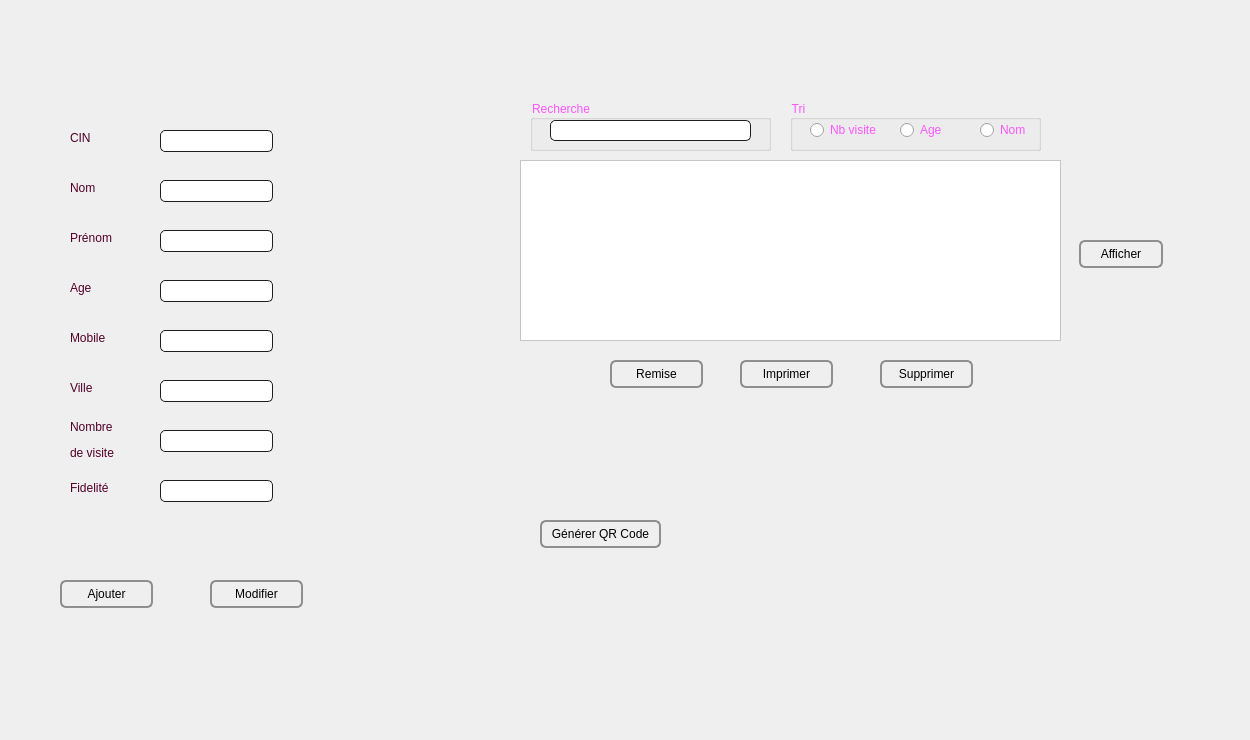
      <widget class="QWidget" name="tab">
       <attribute name="title">
        <string>Gérer un Client</string>
       </attribute>
       <widget class="QLabel" name="_CIN">
        <property name="geometry">
         <rect>
          <x>70</x>
          <y>130</y>
          <width>56</width>
          <height>16</height>
         </rect>
        </property>
        <property name="styleSheet">
         <string notr="true">color: rgb(255, 255, 255);</string>
        </property>
        <property name="text">
         <string>&lt;html&gt;&lt;head/&gt;&lt;body&gt;&lt;p&gt;&lt;span style=&quot; color:#510028;&quot;&gt;CIN&lt;/span&gt;&lt;/p&gt;&lt;/body&gt;&lt;/html&gt;</string>
        </property>
       </widget>
       <widget class="QLabel" name="_nom">
        <property name="geometry">
         <rect>
          <x>70</x>
          <y>180</y>
          <width>56</width>
          <height>16</height>
         </rect>
        </property>
        <property name="styleSheet">
         <string notr="true">color: rgb(255, 255, 255);</string>
        </property>
        <property name="text">
         <string>&lt;html&gt;&lt;head/&gt;&lt;body&gt;&lt;p&gt;&lt;span style=&quot; color:#510028;&quot;&gt;Nom&lt;/span&gt;&lt;/p&gt;&lt;/body&gt;&lt;/html&gt;</string>
        </property>
       </widget>
       <widget class="QLabel" name="_prenom">
        <property name="geometry">
         <rect>
          <x>70</x>
          <y>230</y>
          <width>56</width>
          <height>16</height>
         </rect>
        </property>
        <property name="styleSheet">
         <string notr="true">color: rgb(255, 255, 255);</string>
        </property>
        <property name="text">
         <string>&lt;html&gt;&lt;head/&gt;&lt;body&gt;&lt;p&gt;&lt;span style=&quot; color:#510028;&quot;&gt;Prénom&lt;/span&gt;&lt;/p&gt;&lt;/body&gt;&lt;/html&gt;</string>
        </property>
       </widget>
       <widget class="QLineEdit" name="le_CIN">
        <property name="geometry">
         <rect>
          <x>160</x>
          <y>130</y>
          <width>113</width>
          <height>22</height>
         </rect>
        </property>
        <property name="styleSheet">
         <string notr="true"> background-color: QLinearGradient( x1: 0, y1: 0, x2: 0, y2: 1, stop: 0 #4d4d4d, stop: 0 #646464, stop: 1 #5d5d5d);
color: rgb(0, 0, 0);
background-color: rgb(240, 255, 138);
background-color: rgb(255, 255, 255);
    padding: 1px;
    border-style: solid;
    border: 1px solid #1e1e1e;
    border-radius: 5;</string>
        </property>
        <property name="text">
         <string/>
        </property>
        <property name="maxLength">
         <number>7</number>
        </property>
       </widget>
       <widget class="QLineEdit" name="le_nom">
        <property name="geometry">
         <rect>
          <x>160</x>
          <y>180</y>
          <width>113</width>
          <height>22</height>
         </rect>
        </property>
        <property name="styleSheet">
         <string notr="true"> background-color: QLinearGradient( x1: 0, y1: 0, x2: 0, y2: 1, stop: 0 #4d4d4d, stop: 0 #646464, stop: 1 #5d5d5d);
color: rgb(0, 0, 0);
background-color: rgb(255, 255, 255);
    padding: 1px;
    border-style: solid;
    border: 1px solid #1e1e1e;
    border-radius: 5;</string>
        </property>
       </widget>
       <widget class="QLineEdit" name="le_prenom">
        <property name="geometry">
         <rect>
          <x>160</x>
          <y>230</y>
          <width>113</width>
          <height>22</height>
         </rect>
        </property>
        <property name="styleSheet">
         <string notr="true"> background-color: QLinearGradient( x1: 0, y1: 0, x2: 0, y2: 1, stop: 0 #4d4d4d, stop: 0 #646464, stop: 1 #5d5d5d);
color: rgb(0, 0, 0);
background-color: rgb(255, 255, 255);
    padding: 1px;
    border-style: solid;
    border: 1px solid #1e1e1e;
    border-radius: 5;</string>
        </property>
       </widget>
       <widget class="QLabel" name="_age">
        <property name="geometry">
         <rect>
          <x>70</x>
          <y>280</y>
          <width>56</width>
          <height>16</height>
         </rect>
        </property>
        <property name="styleSheet">
         <string notr="true">color: rgb(255, 255, 255);</string>
        </property>
        <property name="text">
         <string>&lt;html&gt;&lt;head/&gt;&lt;body&gt;&lt;p&gt;&lt;span style=&quot; color:#510028;&quot;&gt;Age&lt;/span&gt;&lt;/p&gt;&lt;/body&gt;&lt;/html&gt;</string>
        </property>
       </widget>
       <widget class="QLineEdit" name="le_age">
        <property name="geometry">
         <rect>
          <x>160</x>
          <y>280</y>
          <width>113</width>
          <height>22</height>
         </rect>
        </property>
        <property name="styleSheet">
         <string notr="true"> background-color: QLinearGradient( x1: 0, y1: 0, x2: 0, y2: 1, stop: 0 #4d4d4d, stop: 0 #646464, stop: 1 #5d5d5d);
color: rgb(0, 0, 0);
background-color: rgb(255, 255, 255);
    padding: 1px;
    border-style: solid;
    border: 1px solid #1e1e1e;
    border-radius: 5;</string>
        </property>
        <property name="maxLength">
         <number>3</number>
        </property>
       </widget>
       <widget class="QLabel" name="_mobile">
        <property name="geometry">
         <rect>
          <x>70</x>
          <y>330</y>
          <width>56</width>
          <height>16</height>
         </rect>
        </property>
        <property name="styleSheet">
         <string notr="true">color: rgb(255, 255, 255);</string>
        </property>
        <property name="text">
         <string>&lt;html&gt;&lt;head/&gt;&lt;body&gt;&lt;p&gt;&lt;span style=&quot; color:#510028;&quot;&gt;Mobile&lt;/span&gt;&lt;/p&gt;&lt;/body&gt;&lt;/html&gt;</string>
        </property>
       </widget>
       <widget class="QLineEdit" name="le_mobile">
        <property name="geometry">
         <rect>
          <x>160</x>
          <y>330</y>
          <width>113</width>
          <height>22</height>
         </rect>
        </property>
        <property name="styleSheet">
         <string notr="true"> background-color: QLinearGradient( x1: 0, y1: 0, x2: 0, y2: 1, stop: 0 #4d4d4d, stop: 0 #646464, stop: 1 #5d5d5d);
color: rgb(0, 0, 0);
background-color: rgb(255, 255, 255);
    padding: 1px;
    border-style: solid;
    border: 1px solid #1e1e1e;
    border-radius: 5;</string>
        </property>
        <property name="maxLength">
         <number>8</number>
        </property>
       </widget>
       <widget class="QLabel" name="_ville">
        <property name="geometry">
         <rect>
          <x>70</x>
          <y>380</y>
          <width>56</width>
          <height>16</height>
         </rect>
        </property>
        <property name="styleSheet">
         <string notr="true">color: rgb(255, 255, 255);</string>
        </property>
        <property name="text">
         <string>&lt;html&gt;&lt;head/&gt;&lt;body&gt;&lt;p&gt;&lt;span style=&quot; color:#510028;&quot;&gt;Ville&lt;/span&gt;&lt;/p&gt;&lt;/body&gt;&lt;/html&gt;</string>
        </property>
       </widget>
       <widget class="QLineEdit" name="le_ville">
        <property name="geometry">
         <rect>
          <x>160</x>
          <y>380</y>
          <width>113</width>
          <height>22</height>
         </rect>
        </property>
        <property name="styleSheet">
         <string notr="true"> background-color: QLinearGradient( x1: 0, y1: 0, x2: 0, y2: 1, stop: 0 #4d4d4d, stop: 0 #646464, stop: 1 #5d5d5d);
background-color: rgb(255, 255, 255);
color: rgb(0, 0, 0);
    padding: 1px;
    border-style: solid;
    border: 1px solid #1e1e1e;
    border-radius: 5;</string>
        </property>
       </widget>
       <widget class="QPushButton" name="pb_afficher">
        <property name="geometry">
         <rect>
          <x>1079</x>
          <y>240</y>
          <width>84</width>
          <height>28</height>
         </rect>
        </property>
        <property name="styleSheet">
         <string notr="true">QPushButton {
    border: 2px solid #8f8f91;
    border-radius: 6px;
    background-color: qlineargradient(x1: 0, y1: 0, x2: 0, y2: 1,
                                      stop: 0 #f6f7fa, stop: 1 #dadbde);
    min-width: 80px;
}

QPushButton:pressed {
    background-color: qlineargradient(x1: 0, y1: 0, x2: 0, y2: 1,
                                      stop: 0 #dadbde, stop: 1 #f6f7fa);
}

QPushButton:flat {
    border: none; /* no border for a flat push button */
}

QPushButton:default {
    border-color: navy; /* make the default button prominent */
}</string>
        </property>
        <property name="text">
         <string>Afficher</string>
        </property>
       </widget>
       <widget class="QTableView" name="tab_client">
        <property name="geometry">
         <rect>
          <x>520</x>
          <y>160</y>
          <width>541</width>
          <height>181</height>
         </rect>
        </property>
        <property name="styleSheet">
         <string notr="true">color: rgb(255, 255, 255);
color: rgb(0, 0, 0);
background-color: rgb(255, 255, 255);</string>
        </property>
        <property name="frameShape">
         <enum>QFrame::StyledPanel</enum>
        </property>
        <property name="dragEnabled">
         <bool>true</bool>
        </property>
       </widget>
       <widget class="QLabel" name="label_3">
        <property name="geometry">
         <rect>
          <x>0</x>
          <y>0</y>
          <width>1241</width>
          <height>731</height>
         </rect>
        </property>
        <property name="text">
         <string/>
        </property>
        <property name="pixmap">
         <pixmap>../../../940326.jpg</pixmap>
        </property>
       </widget>
       <widget class="QLabel" name="label">
        <property name="geometry">
         <rect>
          <x>70</x>
          <y>420</y>
          <width>61</width>
          <height>41</height>
         </rect>
        </property>
        <property name="styleSheet">
         <string notr="true">color: rgb(255, 255, 255);</string>
        </property>
        <property name="text">
         <string>&lt;html&gt;&lt;head/&gt;&lt;body&gt;&lt;p&gt;&lt;span style=&quot; color:#510028;&quot;&gt;Nombre &lt;/span&gt;&lt;/p&gt;&lt;p&gt;&lt;span style=&quot; color:#510028;&quot;&gt;de visite&lt;/span&gt;&lt;/p&gt;&lt;/body&gt;&lt;/html&gt;</string>
        </property>
       </widget>
       <widget class="QLabel" name="label_2">
        <property name="geometry">
         <rect>
          <x>70</x>
          <y>480</y>
          <width>56</width>
          <height>16</height>
         </rect>
        </property>
        <property name="text">
         <string>&lt;html&gt;&lt;head/&gt;&lt;body&gt;&lt;p&gt;&lt;span style=&quot; color:#510028;&quot;&gt;Fidelité&lt;/span&gt;&lt;/p&gt;&lt;/body&gt;&lt;/html&gt;</string>
        </property>
       </widget>
       <widget class="QLineEdit" name="nb_visite">
        <property name="geometry">
         <rect>
          <x>160</x>
          <y>430</y>
          <width>113</width>
          <height>22</height>
         </rect>
        </property>
        <property name="styleSheet">
         <string notr="true"> background-color: QLinearGradient( x1: 0, y1: 0, x2: 0, y2: 1, stop: 0 #4d4d4d, stop: 0 #646464, stop: 1 #5d5d5d);
background-color: rgb(255, 255, 255);
color: rgb(0, 0, 0);
    padding: 1px;
    border-style: solid;
    border: 1px solid #1e1e1e;
    border-radius: 5;</string>
        </property>
       </widget>
       <widget class="QLineEdit" name="fidelite">
        <property name="geometry">
         <rect>
          <x>160</x>
          <y>480</y>
          <width>113</width>
          <height>22</height>
         </rect>
        </property>
        <property name="styleSheet">
         <string notr="true"> background-color: QLinearGradient( x1: 0, y1: 0, x2: 0, y2: 1, stop: 0 #4d4d4d, stop: 0 #646464, stop: 1 #5d5d5d);
color: rgb(0, 0, 0);
background-color: rgb(255, 255, 255);
color: rgb(0, 0, 0);
    padding: 1px;
    border-style: solid;
    border: 1px solid #1e1e1e;
    border-radius: 5;</string>
        </property>
       </widget>
       <widget class="QPushButton" name="_ajouter">
        <property name="geometry">
         <rect>
          <x>60</x>
          <y>580</y>
          <width>93</width>
          <height>28</height>
         </rect>
        </property>
        <property name="styleSheet">
         <string notr="true">QPushButton {
    border: 2px solid #8f8f91;
    border-radius: 6px;
    background-color: qlineargradient(x1: 0, y1: 0, x2: 0, y2: 1,
                                      stop: 0 #f6f7fa, stop: 1 #dadbde);
    min-width: 80px;
}

QPushButton:pressed {
    background-color: qlineargradient(x1: 0, y1: 0, x2: 0, y2: 1,
                                      stop: 0 #dadbde, stop: 1 #f6f7fa);
}

QPushButton:flat {
    border: none; /* no border for a flat push button */
}

QPushButton:default {
    border-color: navy; /* make the default button prominent */
}</string>
        </property>
        <property name="text">
         <string>Ajouter</string>
        </property>
       </widget>
       <widget class="QPushButton" name="modifier_pb">
        <property name="geometry">
         <rect>
          <x>210</x>
          <y>580</y>
          <width>93</width>
          <height>28</height>
         </rect>
        </property>
        <property name="styleSheet">
         <string notr="true">QPushButton {
    border: 2px solid #8f8f91;
    border-radius: 6px;
    background-color: qlineargradient(x1: 0, y1: 0, x2: 0, y2: 1,
                                      stop: 0 #f6f7fa, stop: 1 #dadbde);
    min-width: 80px;
}

QPushButton:pressed {
    background-color: qlineargradient(x1: 0, y1: 0, x2: 0, y2: 1,
                                      stop: 0 #dadbde, stop: 1 #f6f7fa);
}

QPushButton:flat {
    border: none; /* no border for a flat push button */
}

QPushButton:default {
    border-color: navy; /* make the default button prominent */
}</string>
        </property>
        <property name="text">
         <string>Modifier</string>
        </property>
       </widget>
       <widget class="QPushButton" name="supprimer_pb">
        <property name="geometry">
         <rect>
          <x>880</x>
          <y>360</y>
          <width>93</width>
          <height>28</height>
         </rect>
        </property>
        <property name="styleSheet">
         <string notr="true">QPushButton {
    border: 2px solid #8f8f91;
    border-radius: 6px;
    background-color: qlineargradient(x1: 0, y1: 0, x2: 0, y2: 1,
                                      stop: 0 #f6f7fa, stop: 1 #dadbde);
    min-width: 80px;
}

QPushButton:pressed {
    background-color: qlineargradient(x1: 0, y1: 0, x2: 0, y2: 1,
                                      stop: 0 #dadbde, stop: 1 #f6f7fa);
}

QPushButton:flat {
    border: none; /* no border for a flat push button */
}

QPushButton:default {
    border-color: navy; /* make the default button prominent */
}</string>
        </property>
        <property name="text">
         <string>Supprimer</string>
        </property>
       </widget>
       <widget class="QPushButton" name="pushButton">
        <property name="geometry">
         <rect>
          <x>740</x>
          <y>360</y>
          <width>93</width>
          <height>28</height>
         </rect>
        </property>
        <property name="styleSheet">
         <string notr="true">QPushButton {
    border: 2px solid #8f8f91;
    border-radius: 6px;
    background-color: qlineargradient(x1: 0, y1: 0, x2: 0, y2: 1,
                                      stop: 0 #f6f7fa, stop: 1 #dadbde);
    min-width: 80px;
}

QPushButton:pressed {
    background-color: qlineargradient(x1: 0, y1: 0, x2: 0, y2: 1,
                                      stop: 0 #dadbde, stop: 1 #f6f7fa);
}

QPushButton:flat {
    border: none; /* no border for a flat push button */
}

QPushButton:default {
    border-color: navy; /* make the default button prominent */
}</string>
        </property>
        <property name="text">
         <string>Imprimer</string>
        </property>
       </widget>
       <widget class="QPushButton" name="pushButton_3">
        <property name="geometry">
         <rect>
          <x>540</x>
          <y>520</y>
          <width>121</width>
          <height>28</height>
         </rect>
        </property>
        <property name="styleSheet">
         <string notr="true">QPushButton {
    border: 2px solid #8f8f91;
    border-radius: 6px;
    background-color: qlineargradient(x1: 0, y1: 0, x2: 0, y2: 1,
                                      stop: 0 #f6f7fa, stop: 1 #dadbde);
    min-width: 80px;
}

QPushButton:pressed {
    background-color: qlineargradient(x1: 0, y1: 0, x2: 0, y2: 1,
                                      stop: 0 #dadbde, stop: 1 #f6f7fa);
}

QPushButton:flat {
    border: none; /* no border for a flat push button */
}

QPushButton:default {
    border-color: navy; /* make the default button prominent */
}</string>
        </property>
        <property name="text">
         <string>Générer QR Code</string>
        </property>
       </widget>
       <widget class="QGroupBox" name="groupBox_3">
        <property name="geometry">
         <rect>
          <x>790</x>
          <y>100</y>
          <width>251</width>
          <height>51</height>
         </rect>
        </property>
        <property name="styleSheet">
         <string notr="true">color: rgb(255, 255, 255);
color: rgb(255, 85, 255);</string>
        </property>
        <property name="title">
         <string>Tri</string>
        </property>
        <widget class="QRadioButton" name="fidb">
         <property name="geometry">
          <rect>
           <x>20</x>
           <y>20</y>
           <width>83</width>
           <height>20</height>
          </rect>
         </property>
         <property name="styleSheet">
          <string notr="true">QPushButton {
    border: 2px solid #8f8f91;
    border-radius: 6px;
    background-color: qlineargradient(x1: 0, y1: 0, x2: 0, y2: 1,
                                      stop: 0 #f6f7fa, stop: 1 #dadbde);
    min-width: 80px;
}

QPushButton:pressed {
    background-color: qlineargradient(x1: 0, y1: 0, x2: 0, y2: 1,
                                      stop: 0 #dadbde, stop: 1 #f6f7fa);
}

QPushButton:flat {
    border: none; /* no border for a flat push button */
}

QPushButton:default {
    border-color: navy; /* make the default button prominent */
}</string>
         </property>
         <property name="text">
          <string>Nb visite</string>
         </property>
        </widget>
        <widget class="QRadioButton" name="ageb">
         <property name="geometry">
          <rect>
           <x>110</x>
           <y>20</y>
           <width>83</width>
           <height>20</height>
          </rect>
         </property>
         <property name="text">
          <string>Age</string>
         </property>
        </widget>
        <widget class="QRadioButton" name="nomb">
         <property name="geometry">
          <rect>
           <x>190</x>
           <y>20</y>
           <width>61</width>
           <height>20</height>
          </rect>
         </property>
         <property name="text">
          <string>Nom</string>
         </property>
        </widget>
       </widget>
       <widget class="QPushButton" name="remise">
        <property name="geometry">
         <rect>
          <x>610</x>
          <y>360</y>
          <width>93</width>
          <height>28</height>
         </rect>
        </property>
        <property name="styleSheet">
         <string notr="true">QPushButton {
    border: 2px solid #8f8f91;
    border-radius: 6px;
    background-color: qlineargradient(x1: 0, y1: 0, x2: 0, y2: 1,
                                      stop: 0 #f6f7fa, stop: 1 #dadbde);
    min-width: 80px;
}

QPushButton:pressed {
    background-color: qlineargradient(x1: 0, y1: 0, x2: 0, y2: 1,
                                      stop: 0 #dadbde, stop: 1 #f6f7fa);
}

QPushButton:flat {
    border: none; /* no border for a flat push button */
}

QPushButton:default {
    border-color: navy; /* make the default button prominent */
}</string>
        </property>
        <property name="text">
         <string>Remise</string>
        </property>
       </widget>
       <widget class="QLabel" name="mylabel">
        <property name="geometry">
         <rect>
          <x>770</x>
          <y>440</y>
          <width>231</width>
          <height>181</height>
         </rect>
        </property>
        <property name="text">
         <string/>
        </property>
       </widget>
       <widget class="QLabel" name="label_">
        <property name="geometry">
         <rect>
          <x>760</x>
          <y>440</y>
          <width>211</width>
          <height>211</height>
         </rect>
        </property>
        <property name="text">
         <string/>
        </property>
        <property name="scaledContents">
         <bool>true</bool>
        </property>
       </widget>
       <widget class="QGroupBox" name="groupBox">
        <property name="geometry">
         <rect>
          <x>530</x>
          <y>100</y>
          <width>241</width>
          <height>51</height>
         </rect>
        </property>
        <property name="styleSheet">
         <string notr="true">color: rgb(255, 255, 255);
color: rgb(255, 85, 255);</string>
        </property>
        <property name="title">
         <string>Recherche</string>
        </property>
        <widget class="QLineEdit" name="lineEdit_23">
         <property name="geometry">
          <rect>
           <x>20</x>
           <y>20</y>
           <width>201</width>
           <height>21</height>
          </rect>
         </property>
         <property name="styleSheet">
          <string notr="true"> background-color: QLinearGradient( x1: 0, y1: 0, x2: 0, y2: 1, stop: 0 #4d4d4d, stop: 0 #646464, stop: 1 #5d5d5d);
color: rgb(0, 0, 0);
background-color: rgb(255, 255, 255);
    padding: 1px;
    border-style: solid;
    border: 1px solid #1e1e1e;
    border-radius: 5;</string>
         </property>
        </widget>
       </widget>
       <zorder>label_3</zorder>
       <zorder>_CIN</zorder>
       <zorder>_nom</zorder>
       <zorder>_prenom</zorder>
       <zorder>le_CIN</zorder>
       <zorder>le_nom</zorder>
       <zorder>le_prenom</zorder>
       <zorder>_age</zorder>
       <zorder>le_age</zorder>
       <zorder>_mobile</zorder>
       <zorder>le_mobile</zorder>
       <zorder>_ville</zorder>
       <zorder>le_ville</zorder>
       <zorder>pb_afficher</zorder>
       <zorder>tab_client</zorder>
       <zorder>label</zorder>
       <zorder>label_2</zorder>
       <zorder>nb_visite</zorder>
       <zorder>fidelite</zorder>
       <zorder>_ajouter</zorder>
       <zorder>modifier_pb</zorder>
       <zorder>supprimer_pb</zorder>
       <zorder>pushButton</zorder>
       <zorder>pushButton_3</zorder>
       <zorder>groupBox_3</zorder>
       <zorder>remise</zorder>
       <zorder>mylabel</zorder>
       <zorder>label_</zorder>
       <zorder>groupBox</zorder>
      </widget>
